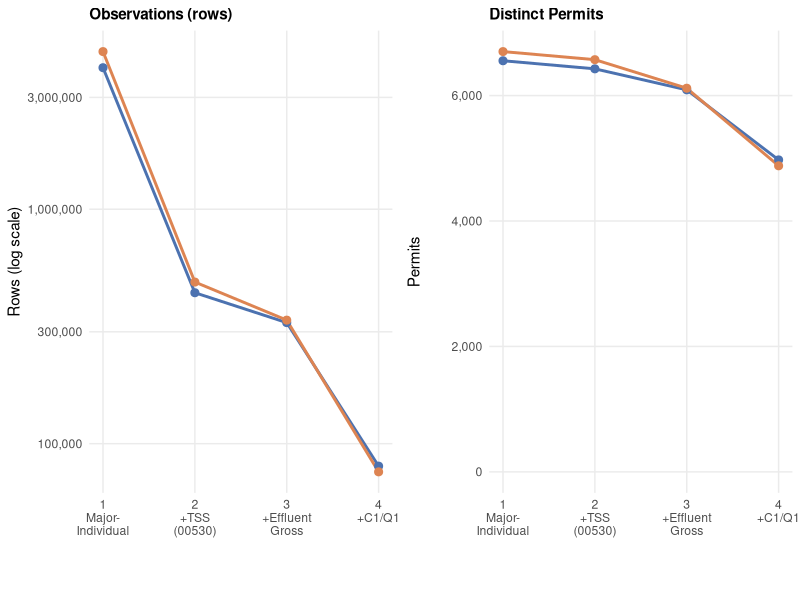

The R source for this figure:
suppressPackageStartupMessages({
  library(ggplot2)
  library(scales)
  library(cowplot)
  library(data.table)
})

# Verified directly from the 8 pipeline output files via DuckDB (not from memory)
d <- data.table(
  fy    = rep(c("2009", "2025"), each = 4),
  stage = rep(1:4, 2),
  rows    = c(4015793, 440369, 328296,  80196,
              4703897, 489033, 336437,  75818),
  permits = c(   6555,   6426,   6091,   4974,
                 6701,   6572,   6117,   4880)
)

stage_labels <- c(
  "1\nMajor-\nIndividual",
  "2\n+TSS\n(00530)",
  "3\n+Effluent\nGross",
  "4\n+C1/Q1"
)

theme_set(theme_minimal(base_size = 11))

pal <- c("2009" = "#4C72B0", "2025" = "#DD8452")

p_rows <- ggplot(d, aes(x = stage, y = rows, color = fy, group = fy)) +
  geom_line(linewidth = 1) +
  geom_point(size = 2.4) +
  scale_x_continuous(breaks = 1:4, labels = stage_labels) +
  scale_y_log10(labels = label_comma()) +
  scale_color_manual(values = pal, name = "Fiscal Year") +
  labs(title = "Observations (rows)", x = NULL, y = "Rows (log scale)") +
  theme(legend.position = "bottom",
        plot.title = element_text(face = "bold", size = 11),
        panel.grid.minor = element_blank())

p_permits <- ggplot(d, aes(x = stage, y = permits, color = fy, group = fy)) +
  geom_line(linewidth = 1) +
  geom_point(size = 2.4) +
  scale_x_continuous(breaks = 1:4, labels = stage_labels) +
  scale_y_continuous(labels = label_comma(), limits = c(0, NA)) +
  scale_color_manual(values = pal, name = "Fiscal Year") +
  labs(title = "Distinct Permits", x = NULL, y = "Permits") +
  theme(legend.position = "bottom",
        plot.title = element_text(face = "bold", size = 11),
        panel.grid.minor = element_blank())

legend <- get_legend(p_rows + theme(legend.box.margin = margin(0, 0, 0, 0)))

combined <- plot_grid(
  plot_grid(p_rows + theme(legend.position = "none"),
            p_permits + theme(legend.position = "none"),
            ncol = 2, align = "hv"),
  legend,
  ncol = 1, rel_heights = c(1, 0.1)
)

out_path <- "/Users/alihunter/Library/CloudStorage/Dropbox/CWA/docs/institutional_briefs/fig/dmr_filter_funnel.pdf"
ggsave(out_path, combined, width = 9, height = 4.3, device = "pdf")
cat("Saved:", out_path, "\n")
